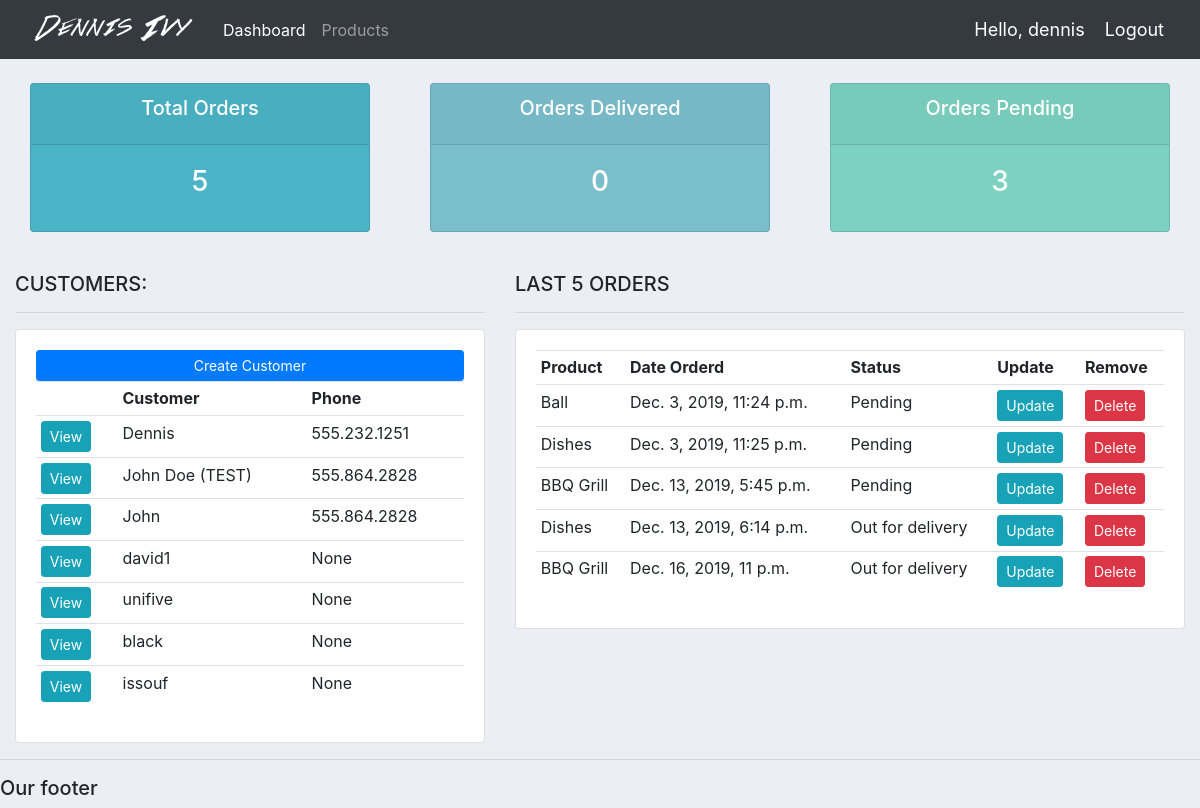
The app's page / (signed in) with its own data.
### accounts/models.py (models this page shows, shortened)
class Customer(models.Model):
	user = models.OneToOneField(User, null=True, blank=True, on_delete=models.CASCADE)
	name = models.CharField(max_length=200, null=True)
	phone = models.CharField(max_length=200, null=True)
	email = models.CharField(max_length=200, null=True)
	profile_pic = models.ImageField(default="profile1.png", null=True, blank=True)
	date_created = models.DateTimeField(auto_now_add=True, null=True)

class Order(models.Model):
	STATUS = (
			('Pending', 'Pending'),
			('Out for delivery', 'Out for delivery'),
			('Delivered', 'Delivered'),
			)
	customer = models.ForeignKey(Customer, null=True, on_delete= models.SET_NULL)
	product = models.ForeignKey(Product, null=True, on_delete= models.SET_NULL)
	date_created = models.DateTimeField(auto_now_add=True, null=True)
	status = models.CharField(max_length=200, null=True, choices=STATUS)
	note = models.CharField(max_length=1000, null=True)

class Product(models.Model):
	CATEGORY = (
			('Indoor', 'Indoor'),
			('Out Door', 'Out Door'),
			)
	name = models.CharField(max_length=200, null=True)
	price = models.FloatField(null=True)
	category = models.CharField(max_length=200, null=True, choices=CATEGORY)
	description = models.CharField(max_length=200, null=True, blank=True)
	date_created = models.DateTimeField(auto_now_add=True, null=True)
	tags = models.ManyToManyField(Tag)
	def __str__(self):
		return self.name

### accounts/views.py (the view)
# urls.py: path('', views.home, name="home"),
@login_required(login_url='login')
def home(request):
	orders = Order.objects.all()
	customers = Customer.objects.all()
	total_customers = customers.count()
	total_orders = orders.count()
	delivered = orders.filter(status='Delivered').count()
	pending = orders.filter(status='Pending').count()
	context = {'orders':orders, 'customers':customers,
	'total_orders':total_orders,'delivered':delivered,
	'pending':pending }
	return render(request, 'accounts/dashboard.html', context)

### accounts/templates/accounts/dashboard.html
{%  extends 'accounts/main.html' %}
{% block content %}
{%  include 'accounts/status.html' %}
<br>
<div class="row">
	<div class="col-md-5">
		<h5>CUSTOMERS:</h5>
		<hr>
		<div class="card card-body">
			<a class="btn btn-primary  btn-sm btn-block" href="">Create Customer</a>
			<table class="table table-sm">
				<tr>
					<th></th>
					<th>Customer</th>
					<th>Phone</th>
				</tr>
				{% for customer in customers %}
					<tr>
						<td><a class="btn btn-sm btn-info" href="{% url 'customer' customer.id %}">View</a></td>
						<td>{{customer.name}}</td>
						<td>{{customer.phone}}</td>
					</tr>
				{% endfor %}
			</table>
		</div>
	</div>
	<div class="col-md-7">
		<h5>LAST 5 ORDERS</h5>
		<hr>
		<div class="card card-body">
			<table class="table table-sm">
				<tr>
					<th>Product</th>
					<th>Date Orderd</th>
					<th>Status</th>
					<th>Update</th>
					<th>Remove</th>
				</tr>
				{% for order in orders %}
					<tr>
						<td>{{order.product}}</td>
						<td>{{order.date_created}}</td>
						<td>{{order.status}}</td>
						<td><a class="btn btn-sm btn-info" href="{% url 'update_order' order.id %}">Update</a></td>
						<td><a class="btn btn-sm btn-danger" href="{% url 'delete_order' order.id %}">Delete</a></td>
					</tr>
				{% endfor %}
			</table>
		</div>
	</div>
</div>
{% endblock %}

### accounts/templates/accounts/main.html (shortened to what this page needs)
{% load static %}
<!DOCTYPE html>
<html>
<head>
	<link rel="stylesheet" href="https://stackpath.bootstrapcdn.com/bootstrap/4.3.1/css/bootstrap.min.css">
	<link rel="stylesheet" type="text/css" href="{% static '/css/main.css' %}">
</head>
<body>
	{%  include 'accounts/navbar.html' %}
	<div class="container-fluid">
	{% block content %}
	{% endblock %}
    </div>
	<hr>
	<h5>Our footer</h5>
</body>
</html>

### accounts/templates/accounts/navbar.html (shortened to what this page needs)
{% load static %}
<nav class="navbar navbar-expand-lg navbar-dark bg-dark">
 <img src="{% static 'images/logo.png' %}">
  <div class="collapse navbar-collapse" id="navbarNav">
    <ul class="navbar-nav">
      {% if request.user.is_staff %}
      <li class="nav-item active">
        <a class="nav-link" href="{% url 'home' %}">Dashboard</a>
      </li>
      <li class="nav-item">
        <a class="nav-link" href="{% url 'products' %}">Products</a>
      </li>
      {% else %}
       <li class="nav-item">
        <a class="nav-link" href="{% url 'account' %}">Settings</a>
      </li>
      {% endif %}
    </ul>
  </div>
  <span class="hello-msg">Hello, {{request.user}}</span>
  <span ><a  class="hello-msg" href="{% url 'logout' %}">Logout</a></span>
</nav>

### accounts/templates/accounts/status.html
<br>
<div class="row">
	<div class="col">
		<div class="col-md">
			<div class="card text-center text-white  mb-3" id="total-orders">
			  	<div class="card-header">
			  		<h5 class="card-title">Total Orders</h5>
			  	</div>
			  	<div class="card-body">
			    	<h3 class="card-title">{{total_orders}}</h3>
			  	</div>
			</div>
		</div>
	</div>
	<div class="col">
		<div class="col-md">
			<div class="card text-center text-white  mb-3" id="orders-delivered">
			  	<div class="card-header">
			  		<h5 class="card-title">Orders Delivered</h5>
			  	</div>
			  	<div class="card-body">
			    	<h3 class="card-title">{{delivered}}</h3>
			  	</div>
			</div>
		</div>
	</div>
	<div class="col">
		<div class="col-md">
			<div class="card text-center text-white  mb-3" id="orders-pending">
			  	<div class="card-header">
			  		<h5 class="card-title">Orders Pending</h5>
			  	</div>
			  	<div class="card-body">
			    	<h3 class="card-title">{{pending}}</h3>
			  	</div>
			</div>
		</div>
	</div>
</div>

### static/css/main.css (style rules this page uses)
body { background-color: #ebeff5; }
#total-orders { background-color: #4cb4c7; }
#orders-delivered { background-color: #7abecc; }
#orders-pending { background-color: #7CD1C0; }

### accounts/templates/accounts/navbar.html (style rules this page uses)
.hello-msg { font-size: 18px; color: #fff; margin-right: 20px; }

### records on screen
Customer: name "Dennis", phone "555.232.1251"
Customer: name "John Doe (TEST)", phone "555.864.2828"
Customer: name "John", phone "555.864.2828"
Customer: name "david1", phone "None"
Customer: name "unifive", phone "None"
Customer: name "black", phone "None"
Customer: name "issouf", phone "None"
Order: product "Ball", date_created "Dec. 3, 2019, 11:24 p.m.", status "Pending"
Order: product "Dishes", date_created "Dec. 3, 2019, 11:25 p.m.", status "Pending"
Order: product "BBQ Grill", date_created "Dec. 13, 2019, 5:45 p.m.", status "Pending"
Order: product "Dishes", date_created "Dec. 13, 2019, 6:14 p.m.", status "Out for delivery"
Order: product "BBQ Grill", date_created "Dec. 16, 2019, 11 p.m.", status "Out for delivery"

### other values on screen
{{ request.user }} "dennis"
{{ total_orders }} "5"
{{ delivered }} "0"
{{ pending }} "3"
